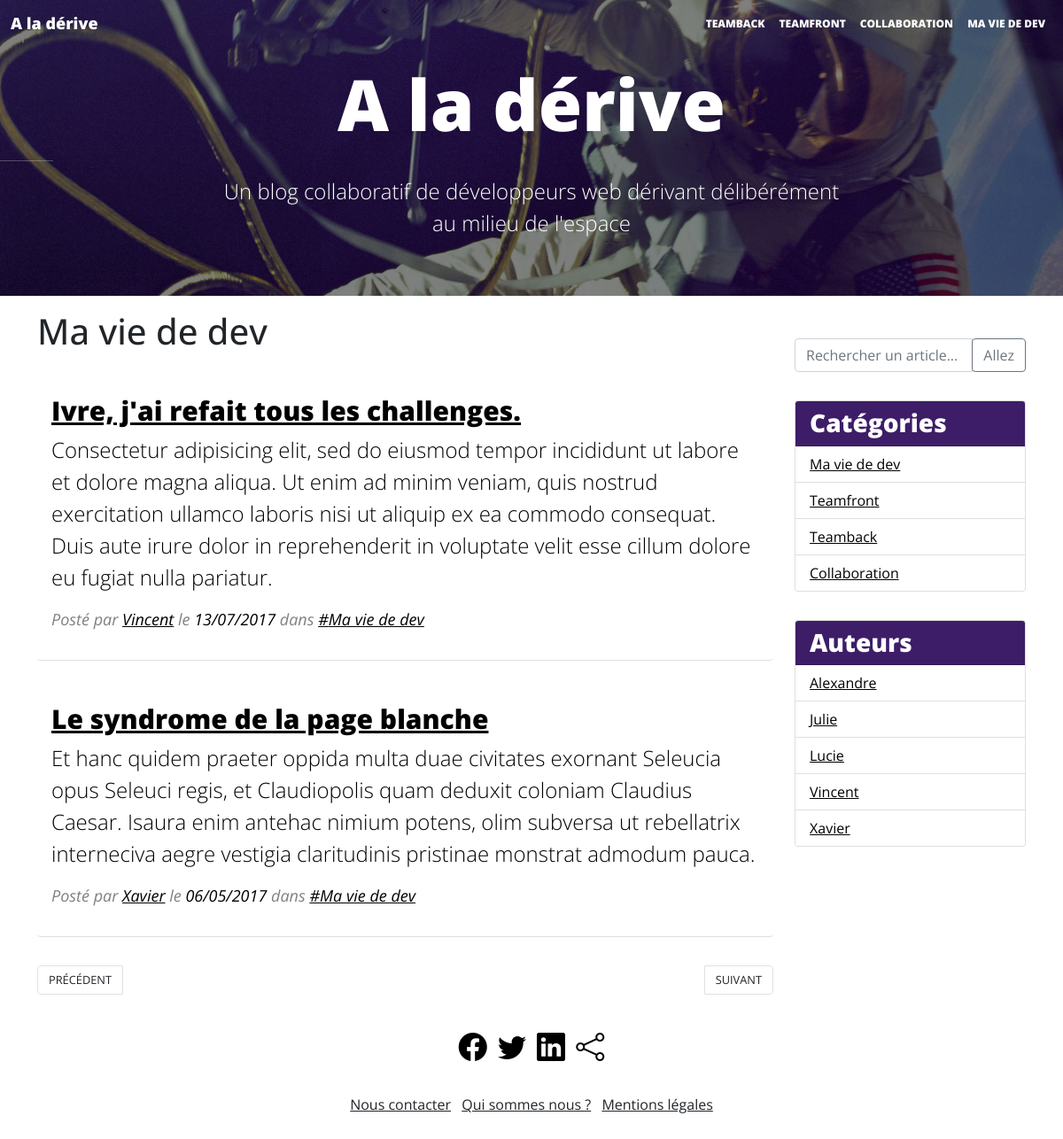
The page /php/index.php?page=category&id=1 on the database its author committed.
### tables this page shows
CREATE TABLE `category` (
  `id` int(10) UNSIGNED NOT NULL,
  `name` varchar(32) NOT NULL,
  `position` int(10) UNSIGNED NOT NULL DEFAULT '0'
);

CREATE TABLE `post` (
  `id` int(10) UNSIGNED NOT NULL,
  `author_id` int(10) UNSIGNED NOT NULL,
  `category_id` int(10) UNSIGNED NOT NULL,
  `title` varchar(64) NOT NULL,
  `resume` varchar(255) NOT NULL,
  `content` text NOT NULL,
  `published_date` datetime NOT NULL,
  `views` mediumint(8) UNSIGNED NOT NULL DEFAULT '0'
);

CREATE TABLE `author` (
  `id` int(10) UNSIGNED NOT NULL,
  `name` varchar(64) NOT NULL,
  `image` varchar(255) DEFAULT NULL,
  `email` varchar(255) DEFAULT NULL
);

### php/index.php (called while the page is built, shortened)
<?php
require __DIR__ . '/inc/classes/Article.php';
require __DIR__ . '/inc/classes/Category.php';
require __DIR__ . '/inc/classes/Author.php';
require __DIR__ . '/inc/data_from_db.php';
$pageToDisplay = 'home';
if (isset($_GET['page']) && $_GET['page'] !== '') {
    $pageToDisplay = $_GET['page'];
}
if ($pageToDisplay === 'home') {
    $articlesList = $dataArticlesList;
} else if ($pageToDisplay === 'category') {
    $idCategory = filter_input(INPUT_GET, 'id', FILTER_VALIDATE_INT);
    $categoryData = $dataCategoriesList[$idCategory];
    $articlesList = $categoryData->getArticles($dataArticlesList);
}
require __DIR__ . '/inc/templates/header.tpl.php';
require __DIR__ . '/inc/templates/' . $pageToDisplay . '.tpl.php';
require __DIR__ . '/inc/templates/footer.tpl.php';

### php/inc/data_from_db.php (called while the page is built)
<?php
$dsn = 'mysql:dbname=oblog;host=localhost;charset=UTF8' ;
$user = 'oblog' ;
$password = 'oblog' ;
try {
    $pdoDBConnexion = new PDO($dsn, $user, $password, [
        PDO::ATTR_ERRMODE => PDO::ERRMODE_WARNING
    ]);
} catch (PDOException $exception) {
    exit("Site temporairement non disponible");
}
$dataCategoriesList = [];
$sql = "SELECT * FROM category" ;
$pdoStatement = $pdoDBConnexion->query($sql);
while ($row = $pdoStatement->fetch(PDO::FETCH_ASSOC)) {
    $idCategory = $row["id"];
    $nameCategory = $row["name"];
    $dataCategoriesList[$idCategory] = new Category($nameCategory);
}
$dataAuthorsList = [];
$sql = "SELECT * FROM author ORDER BY name" ;
$pdoStatement = $pdoDBConnexion->query($sql);
while ($row = $pdoStatement->fetch(PDO::FETCH_ASSOC)) {
    $idAuthor = $row["id"];
    $nameAuthor = $row["name"];
    $dataAuthorsList[$idAuthor] = new Author($nameAuthor);
}
$dataArticlesList = [];
$sql = 'SELECT * FROM post';
$pdoStatement = $pdoDBConnexion->query($sql);
$resultsPosts = $pdoStatement->fetchAll(PDO::FETCH_ASSOC);
foreach ($resultsPosts as $post) {
    $id = $post['id'];
    $idAuthor = $post["author_id"] ;
    $author = $dataAuthorsList[$idAuthor];
    $nameAuthor = $author->name;
    $idCategory = $post["category_id"];
    $category = $dataCategoriesList[$idCategory];
    $nameCategory = $category->name;
    $dataArticlesList[$id] = new Article(
        $post["title"],
        $post["content"],
        $nameAuthor,
        $post["published_date"],
        $nameCategory
    );
}

### php/inc/classes/Category.php (called while the page is built, shortened)
<?php
class Category
{
    public $name;
    public function __construct($name = "")
    {
        $this->name = $name;
    }
    public function getArticles($articles = [])
    {
        $articlesList = [];
        foreach ($articles as $indexArticle => $article) {
            if ($article->category == $this->name) {
                $articlesList[$indexArticle] = $article ;
            }
        }
        return $articlesList;
    }
}

### php/inc/classes/Author.php (called while the page is built, shortened)
<?php
class Author
{
    public function __construct($name = "")
    {
        $this->name = $name;
    }
}

### php/inc/classes/Article.php (called while the page is built, shortened)
<?php
class Article
{
    public $date;
    public function __construct($title = '', $content = '', $author = '', $date = '', $category = '')
    {
        $this->title = $title;
        $this->content = $content;
        $this->author = $author;
        $this->date = $date;
        $this->category = $category;
    }
    public function getDateFr()
    {
        return date('d/m/Y', strtotime($this->date));
    }
}

### php/inc/templates/category.tpl.php (the view)
<div class="container">
    <div class="row">
        <main class="col-lg-9">
            <h1><?php echo $categoryData->name; ?></h1>
            <?php foreach ($articlesList as $articleId => $articleObject) : ?>
                <article class="card">
                    <div class="card-body">
                        <h2 class="card-title"><a href="index.php?page=article&id=<?= $articleId ?>"><?= $articleObject->title ?></a></h2>
                        <p class="card-text"><?= $articleObject->content ?></p>
                        <p class="infos">
                            Posté par <a href="#" class="card-link"><?php echo $articleObject->author ; ?></a> le <time datetime="<?php echo $articleObject->date ; ?>"><?php echo $articleObject->getDateFr() ; ?></time> dans <a href="#" class="card-link">#<?php echo $articleObject->category ; ?></a>
                        </p>
                    </div>
                </article>
            <?php endforeach; ?>
            <nav aria-label="Page navigation example">
                <ul class="pagination justify-content-between">
                    <li class="page-item"><a class="page-link" href="#"><i class="fa fa-arrow-left"></i> Précédent</a></li>
                    <li class="page-item"><a class="page-link" href="#">Suivant <i class="fa fa-arrow-right"></i></a></li>
                </ul>
            </nav>
        </main>
      <?php require 'nav-right.tpl.php'; ?>
    </div>

### php/inc/templates/nav-right.tpl.php
<aside class="col-lg-3">
    <div class="input-group mb-3">
        <input type="text" class="form-control" placeholder="Rechercher un article..." aria-label="Rechercher un article..." aria-describedby="basic-addon2">
        <div class="input-group-append">
            <button class="btn btn-outline-secondary" type="button">Allez</button>
        </div>
    </div>
    <div class="card">
        <h3 class="card-header">Catégories</h3>
        <ul class="list-group list-group-flush">
            <?php foreach($dataCategoriesList as $indexCategory => $category): ?>
            <li class="list-group-item">
                <a href="index.php?page=category&id=<?php echo $indexCategory ; ?>">
                    <?php echo $category->name ; ?>
                </a>
            </li>
            <?php endforeach; ?>
        </ul>
    </div>
    <div class="card">
        <h3 class="card-header">Auteurs</h3>
        <ul class="list-group list-group-flush">
            <?php foreach ($dataAuthorsList as $indexAuthor => $author) : ?>
            <li class="list-group-item"><a href="index.php?page=author&id=<?php echo $indexAuthor ; ?>"><?php echo $author->name ; ?></a></li>
            <?php endforeach; ?>
        </ul>
    </div>
</aside>

### php/css/blog.css (style rules this page uses)
body { font-family: 'Open Sans', sans-serif; }
article.card { margin: 2em 0; border: 0; border-bottom: 1px solid rgba(0,0,0,.125); }
article h2 { font-size: 30px; font-weight: 800; }
article p.card-text { font-size: 24px; font-weight: 300; }
article div { font-size: 18px; font-weight: 400; color: black; }
article a, article time { color: black; }
article .infos { font-style: italic; color: grey; }
.page-link { text-transform: uppercase; color: inherit; font-size: 0.8em; }
aside { display: none; padding: 2em 0; }
@media (min-width:992px) { .card-header { background: #3d1d67; color: white; font-weight: 800; } }
@media (min-width:992px) { .card a { color: black; } }
@media (min-width:992px) { .card { margin: 2em 0; } }
@media (min-width:992px) { aside { display: block; } }

### rows shown on the page
category: name "Ma vie de dev"
post: title "Ivre, j'ai refait tous les challenges.", content "Consectetur adipisicing elit, sed do eiusmod tempor incididunt ut labore et dolore magna aliqua. Ut enim ad minim veniam, quis nostrud exercitation ullamco laboris nisi ut aliquip ex ea commodo consequat. Duis aute irure dolor in reprehenderit in voluptate velit esse cillum dolore eu fugiat nulla pariatur.", author.name "Vincent", published_date "13/07/2017", category.name "Ma vie de dev"
post: title "Le syndrome de la page blanche", content "Et hanc quidem praeter oppida multa duae civitates exornant Seleucia opus Seleuci regis, et Claudiopolis quam deduxit coloniam Claudius Caesar. Isaura enim antehac nimium potens, olim subversa ut rebellatrix interneciva aegre vestigia claritudinis pristinae monstrat admodum pauca.", author.name "Xavier", published_date "06/05/2017", category.name "Ma vie de dev"
category: name "Teamfront"
category: name "Teamback"
category: name "Collaboration"
author: name "Alexandre"
author: name "Julie"
author: name "Lucie"
author: name "Vincent"
author: name "Xavier"
